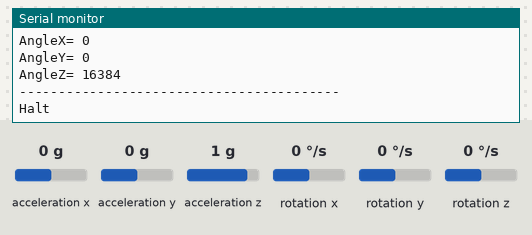
Bench run of a sketch on a simulated Arduino Uno, built with avr-gcc and run on an emulated ATmega328P. Shown: the last lines printed to the serial monitor. Inputs (shaded band) come from the test bench; at power-on: acceleration x 0 g, acceleration y 0 g, acceleration z 1 g, rotation x 0 °/s, rotation y 0 °/s, rotation z 0 °/s.

Above: at 1.2 s.
1.3 s: acceleration x set to -1.4 g
At 1.56 s:
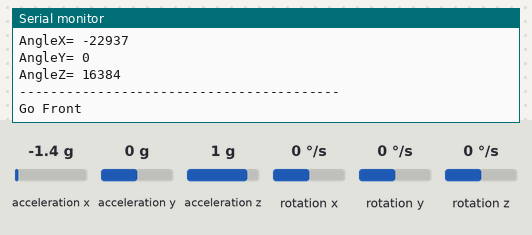
3.0 s: acceleration y set to -1.4 g
At 3.32 s:
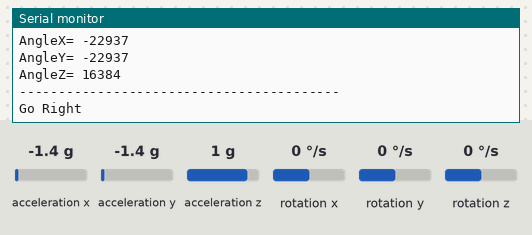
4.8 s: acceleration y set to 0.8 g
At 5.09 s:
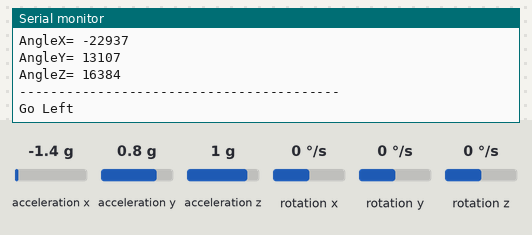
6.6 s: acceleration z set to -1.4 g
At 6.85 s:
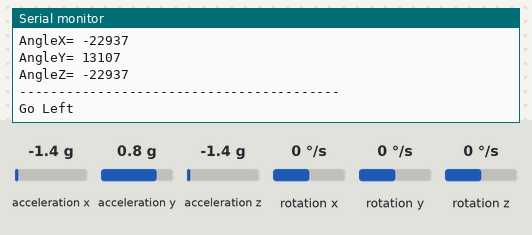
Timing chart, 0 to 9.1 s (numbered marks = the images above; inputs shaded):
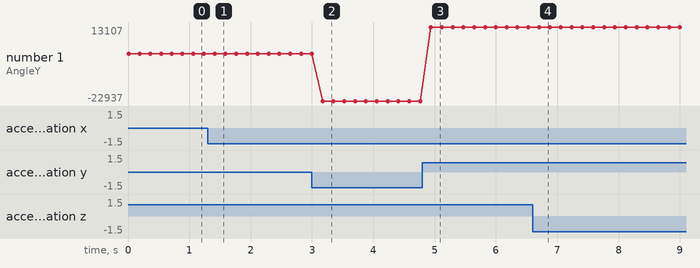

The sketch:

Remote.ino
```cpp
#include <IRremote.h>
#include "I2Cdev.h"
#include "MPU6050.h"

#if I2CDEV_IMPLEMENTATION == I2CDEV_ARDUINO_WIRE
    #include "Wire.h"
#endif

MPU6050 accelgyro;

int16_t x, y, z;
int16_t gx, gy, gz;

#define OUTPUT_READABLE_ACCELGYRO

IRsend IrSender;

#define goForward 22
#define goBackward 11
#define goRight 21
#define goLeft 12
#define halt 33

void setup(){
 #if I2CDEV_IMPLEMENTATION == I2CDEV_ARDUINO_WIRE
        Wire.begin();
    #elif I2CDEV_IMPLEMENTATION == I2CDEV_BUILTIN_FASTWIRE
        Fastwire::setup(400, true);
    #endif

    Serial.begin(74880);

    Serial.println("Initializing I2C devices...");
    accelgyro.initialize();

    Serial.println("Testing device connections...");
    Serial.println(accelgyro.testConnection() ? "MPU6050 connection successful" : "MPU6050 connection failed");
}
void loop(){
  accelgyro.getMotion6(&x, &y, &z, &gx, &gy, &gz);

  Serial.print("AngleX= ");
  Serial.println(x);

  Serial.print("AngleY= ");
  Serial.println(y);

  Serial.print("AngleZ= ");
  Serial.println(z);
  Serial.println("-----------------------------------------");

    if(y > 4000) {
      // Go Left
       Serial.println("Go Left");
       IrSender.sendNEC(goLeft, 12);
    }

    else if(y < -8000) {
      // Go Right
       Serial.println("Go Right");
       IrSender.sendNEC(goRight, 12);
    }

    else if(x < -3500){
      // Go Front
       Serial.println("Go Front");
       IrSender.sendNEC(goForward, 12);
    }

    else if( x > 5000){
      // Go Back
       Serial.println("Go Back");
       IrSender.sendNEC(goBackward, 12);
    }

    else{
      Serial.println("Halt");
      IrSender.sendNEC(halt, 12);
    }

  delay(100);
}
```

Measured:
- after the input at 1.3 s, the serial monitor: prints a new line after 0.11 s (image 1)
- after the input at 3.0 s, the serial monitor: prints a new line after 0.17 s (image 2)
- after the input at 4.8 s, the serial monitor: prints a new line after 0.14 s (image 3)
- after the input at 6.6 s, the serial monitor: prints a new line after 0.11 s (image 4)
- plotted number 1: -22937 → 13107 after the input at 4.8 s
